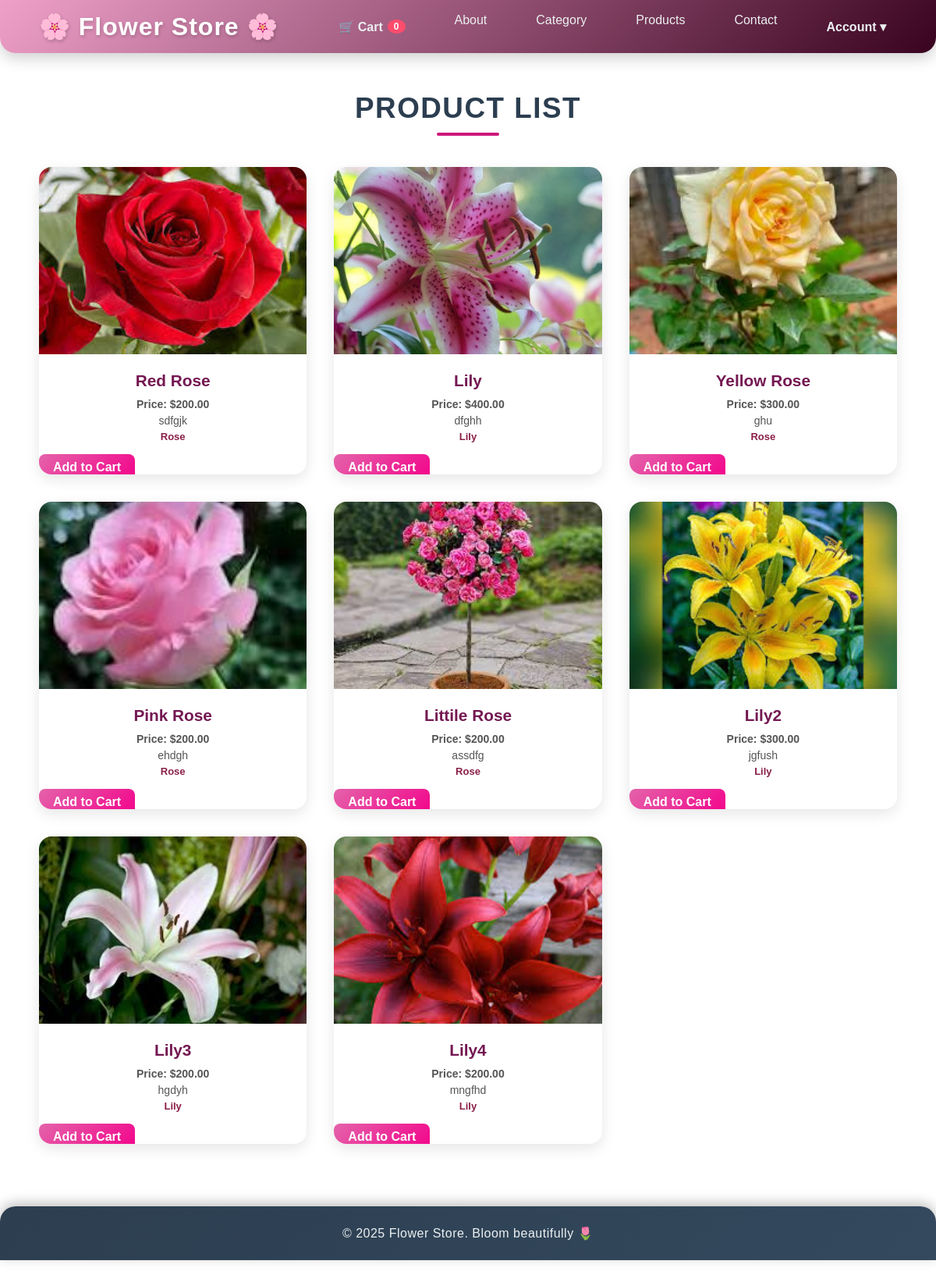
The page /product (signed in) on the database its author committed.
### app/models.py (models this page shows, shortened)
class Product(models.Model):
    name=models.CharField(max_length=150)
    price=models.DecimalField(max_digits=10,decimal_places=2)
    description=models.TextField()
    image=models.ImageField(upload_to='products/')
    category=models.ForeignKey(Category,on_delete=models.CASCADE,related_name="products")

class Category(models.Model):
    name=models.CharField(max_length=100,unique=True)
    description= models.TextField(blank=True,null=True)
    class Meta:
        verbose_name_plural="categories"
    def __str__(self):
        return self.name

### app/views.py (the view)
# urls.py: path('product',views.product_list,name='product'),
@login_required
def product_list(request):
    products = Product.objects.all()   # ✅ use a plural variable name
    return render(request, 'product_list.html', {'products': products})

### app/templates/product_list.html (shortened to what this page needs)
{%extends "base.html" %}
{% block content %}
    <h1>Product List</h1>
    <div class="product-container">
        {% for prod in products %}
            <div class="product-card">
  <a class="card-link" href="{% url 'product_details' prod.id %}">
    <img src="{{ prod.image.url }}" alt="{{ prod.name }}">
    <div class="product-info">
      <h3>{{ prod.name }}</h3>
      <p class="product-price">Price: ${{ prod.price }}</p>
      <p>{{ prod.description }}</p>
      <p>{{prod.category}}</p>
    </div>
  </a>
   <a class="cart-btn" href="{% url 'add_to_cart' prod.id %}">Add to Cart</a>
</div>
        {% endfor %}
    </div>
{%endblock%}

### app/templates/base.html (shortened to what this page needs)
{% load static %}
<!DOCTYPE html>
<html lang="en">
<head>
</head>
<body>
  <nav>
    <a href="{% url 'home' %}" class="logo"> 🌸 Flower Store 🌸</a>
    <ul class="nav-links" id="nav-links">
      <li>
   <a href="{% url 'cart' %}" class="cart-link">
    🛒 Cart
    <span class="cart-count">
        {% if request.session.cart %}
            {{ request.session.cart|length }}
        {% else %}
            0
        {% endif %}
    </span>
</a>
</li>
      <li><a href="{% url 'about' %}">About</a></li>
      <li><a href="{% url 'category_list' %}">Category</a></li>
      <li><a href="{% url 'product' %}">Products</a></li>
      <li><a href="{% url 'contact' %}">Contact</a></li>
     <li class="dropdown">
    <a href="#" class="dropbtn">Account ▾</a>
</li>
    </ul>
  </nav>
  {% block content %}
  {% endblock %}
  <footer class="main-footer">
    <p>© 2025 Flower Store. Bloom beautifully 🌷</p>
  </footer>
</body>
</html>

### app/templates/base.html (style rules this page uses)
* { margin: 0; padding: 0; box-sizing: border-box; font-family: "Poppins", sans-serif; }
body { background-color:#f5eff0 color: #2c3e50; padding: 0 0 50px; }
nav { background: linear-gradient(135deg, #330119, #811f53); color: #ecf0f1; display: flex; justify-content: space-between; align-items: center; padding: 15px 50px; border-radius: 0 0 20px 20px; box-shadow: 0 6px 20px rgba(0, 0, 0, 0.2); position: sticky; top: 0; z-index: 100; transition: all 0.4s ease; }
.logo { font-size: 2em; font-weight: 700; color: #fff; letter-spacing: 1px; cursor: pointer; text-shadow: 1px 2px 4px rgba(0, 0, 0, 0.2); }
nav .logo { text-decoration: none !important; }
nav .logo::after { display: none !important; }
.nav-links { display: flex; list-style: none; gap: 35px; }
.nav-links li a { text-decoration: none; color: #ecf0f1; font-size: 16px; padding: 8px 14px; border-radius: 8px; transition: background 0.3s, transform 0.2s; }
h1 { text-align: center; color: #2c3e50; text-transform: uppercase; margin: 50px 0 40px; font-size: 2.3em; letter-spacing: 1.5px; position: relative; }
h1::after { content: ""; width: 80px; height: 4px; background: #cd177b; display: block; margin: 10px auto 0; border-radius: 10px; }
.product-container { display: grid; grid-template-columns: repeat(auto-fit, minmax(280px, 1fr)); gap: 35px; justify-items: center; padding: 0 50px; }
.product-card { background: #fff; border-radius: 16px; overflow: hidden; box-shadow: 0 6px 18px rgba(0, 0, 0, 0.1); transition: all 0.3s ease; width: 100%; max-width: 350px; }
.product-card img { width: 100%; height: 240px; object-fit: cover; transition: transform 0.4s ease; }
.product-info { padding: 18px; text-align: center; }
.product-info h3 { color: #741852; margin-bottom: 8px; font-weight: 600; font-size: 1.2em; }
.product-price { font-weight: 600; color: #ab0e5a; margin-bottom: 8px; }
.product-info p { color: #555; font-size: 14px; }
.main-footer { background: linear-gradient(135deg, #2c3e50, #34495e); color: #ecf0f1; text-align: center; padding: 25px 0; border-radius: 20px 20px 0 0; margin-top: 80px; box-shadow: 0 -4px 16px rgba(0, 0, 0, 0.25); font-size: 16px; letter-spacing: 0.5px; }
.main-footer p { margin: 0; }
.cart-link { font-weight: 600; color: white; padding: 8px 15px; border-radius: 8px; display: flex; align-items: center; gap: 6px; }
.cart-count { background: #ff4d6d; color: white; padding: 2px 8px; border-radius: 50%; font-size: 12px; font-weight: bold; }
.cart-btn { background: linear-gradient(135deg, #e463aa, #f3048b); padding: 8px 18px; border-radius: 8px; color: white !important; font-weight: 600; text-decoration: none; transition: 0.2s; }
.dropdown { position: relative; display: inline-block; }
.dropbtn { cursor: pointer; padding: 8px 15px; display: block; color: #2e0707; text-decoration: none; font-weight: 600; }

### app/templates/product_list.html (style rules this page uses)
.product-info { padding: 18px; text-align: center; }
.product-info h3 { color: #741852; margin-bottom: 10px; font-weight: 700; font-size: 1.3em; text-transform: capitalize; }
.product-price { font-size: 1.1em; font-weight: 600; color: #d11b79; margin-bottom: 8px; }
.product-info p { color: #555; font-size: 14px; margin: 5px 0; }
.product-info p:last-child { font-size: 13px; color: #8a1f47; font-weight: 600; text-transform: capitalize; }
.card-link { text-decoration: n }
.product-card a { text-decoration: none !important; color: inherit; }

### rows shown on the page
Product: image (picture), name "Red Rose", price "200.00", description "sdfgjk", category "Rose"
Product: image (picture), name "Lily", price "400.00", description "dfghh", category "Lily"
Product: image (picture), name "Yellow Rose", price "300.00", description "ghu", category "Rose"
Product: image (picture), name "Pink Rose", price "200.00", description "ehdgh", category "Rose"
Product: image (picture), name "Littile Rose", price "200.00", description "assdfg", category "Rose"
Product: image (picture), name "Lily2", price "300.00", description "jgfush", category "Lily"
Product: image (picture), name "Lily3", price "200.00", description "hgdyh", category "Lily"
Product: image (picture), name "Lily4", price "200.00", description "mngfhd", category "Lily"
